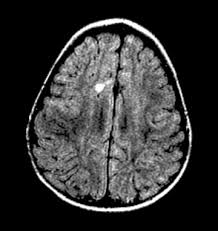
#> input picture Lab2/images/scan.jpeg, 218 x 231 px, found by its file name
$ jupyter execute --allow-errors Lab2.ipynb
#> lines starting #> are read from the running program, lines starting #| are printed output that depends on the picture
<a href="https://colab.research.google.com/github/Valrite/Digital-Image-Processing-Labs/blob/main/Lab2/Lab2.ipynb" target="_parent"></a>

<h3>Lab 2</h3>
<p> Write a Program to read a digital image and perform the following:</p>
    <ul>
        <li>Split and display image into four quadrants – Topleft, Top Right, Bottom Left
and Bottom Right.</li>
        <li>Demonstrate rotation, scaling, and translation of an image.</li>
    </ul>

#> (a cell that did not finish here is left out)

[cell 2]
# read an image
import cv2
import matplotlib.pyplot as plt
import numpy as np
im = cv2.imread("scan.jpeg")
#> im is the input picture: shape (231, 218, 3); min 0, max 255, mean 51.1
# initialize values of tx, ty
tx = 10
ty = 25
# construct translation matrix
tm = np.float32([[1,0,tx],[0,1,ty]])
# apply translation matrix on image using warpAffine()
height = im.shape[0]
#> height = 231
width = im.shape[1]
#> width = 218
translated = cv2.warpAffine(im,tm,(width,height))
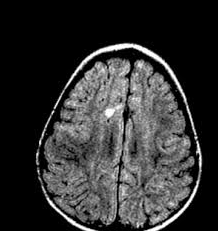
#> translated: shape (231, 218, 3); min 0, max 255, mean 50
# display original and translated images
fig,ax = plt.subplots(1,2)
ax[0].imshow(im)
ax[1].imshow(translated)
for a in ax.ravel():
    a.axis(False)
plt.tight_layout()
plt.show()
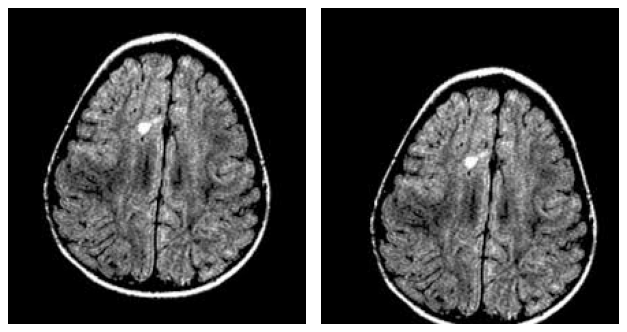
#> figure drawn by matplotlib, 2 panels

[cell 3]
import cv2
import numpy as np
import matplotlib.pyplot as plt
# read an image
im = cv2.imread('scan.jpeg',0)
#> im: shape (231, 218); min 0, max 255, mean 51.1
height, width = im.shape
#=======TRANSLATION================
tx,ty = 20,50 # initialize translation values : tx, ty
tm = np.float32([[1,0,tx],[0,1,ty]]) # construct translation matrix
# apply translation matrix on image using warpAffine()
translated = cv2.warpAffine(im, tm,(width,height))
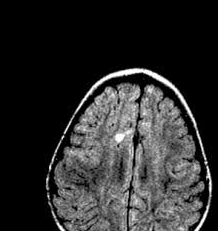
#> translated: shape (231, 218); min 0, max 255, mean 44.8
#=======ROTATION about image center================
cx,cy = width//2,height//2 # define center coordinates
#> cx = 109; cy = 115
#define rotation matrix
rotation_matrix = cv2.getRotationMatrix2D( (cx,cy), angle=30, scale=1.0)
#Apply rotation matrix
rotated = cv2.warpAffine(im, rotation_matrix,(width,height))
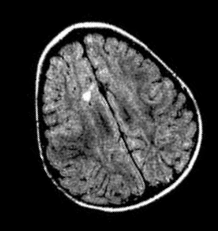
#> rotated: shape (231, 218); min 0, max 255, mean 51.1
#======SCALING======================
#define scale factor in x and y direction
s_x = 0.5
s_y = 0.5
#define scale matrix
sm = np.float32( [ [s_x, 0, 0],
[0, s_y, 0]])

#apply scale matrix
scaled = cv2.warpAffine(im, sm, (width, height))
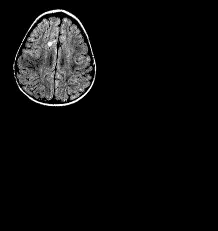
#> scaled: shape (231, 218); min 0, max 255, mean 12.8

# display original and translated images
fig,ax = plt.subplots(1,4, figsize=(10,4))
ax[0].imshow(im, cmap='gray')
ax[0].set_title('Original')
ax[0].axis('off')
ax[1].imshow(translated,cmap='gray')
ax[1].set_title('Translated')
ax[1].axis('off')
ax[2].imshow(rotated, cmap='gray')
ax[2].set_title('Rotated')
ax[2].axis('off')
ax[3].imshow(scaled, cmap='gray')
ax[3].set_title('Scaled')
ax[3].axis('off')

$ run again, with Lab2/images/weather.jpeg copied over Lab2/images/scan.jpeg
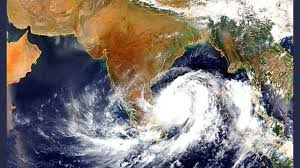
#> input picture Lab2/images/weather.jpeg, 300 x 168 px, found by its file name
#> im is the input picture: shape (168, 300, 3); mean B, G, R 117.7, 123.2, 131.9
#> im: shape (168, 300)
#> `rotated = cv2.warpAffine(im, rotation_matrix,(width,height))`:
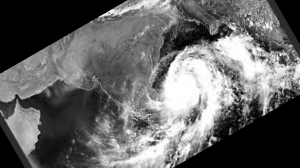
#> rotated: shape (168, 300); min 0, max 255, mean 101.4
#> `scaled = cv2.warpAffine(im, sm, (width, height))`:
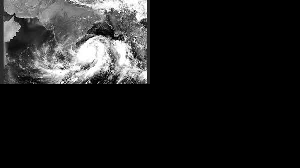
#> scaled: shape (168, 300); min 0, max 255, mean 31.4
